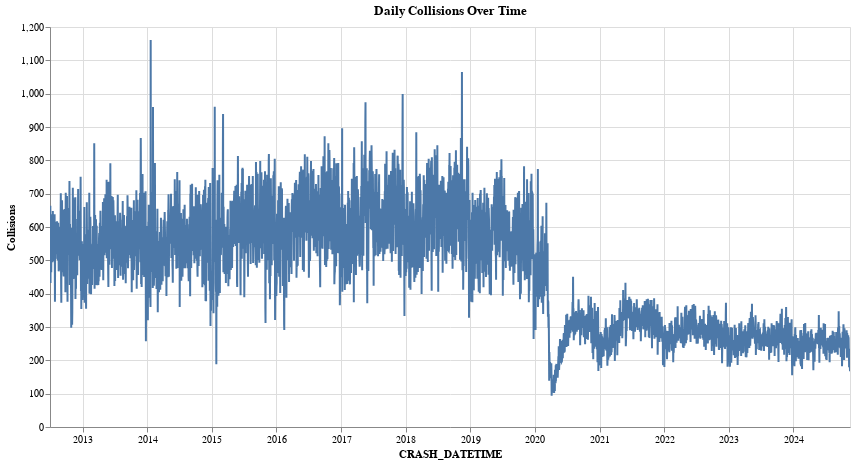

Notebook source saved alongside this figure:
### Code cell
# Resample data to get daily collision counts
df_timeseries = df.set_index('CRASH_DATETIME').resample('D').size().reset_index(name='Collisions')

# Create Altair line chart
timeseries_chart = alt.Chart(df_timeseries).mark_line().encode(
    x='CRASH_DATETIME:T',
    y='Collisions:Q',
    tooltip=['CRASH_DATETIME', 'Collisions']
).properties(
    width=800,
    height=400,
    title='Daily Collisions Over Time'
).interactive()

timeseries_chart

### Figure 1 — Vega-Lite specification as saved in the notebook (floating-point values rounded to 4 significant figures; data arrays with more than 128 entries replaced by an {"elided": "..."} marker saying what was removed)
{"config": {"view": {"continuousWidth": 300, "continuousHeight": 300}}, "data": {"name": "data-bfd2ef83181a198d902592c20f35a2a3"}, "mark": {"type": "line"}, "encoding": {"tooltip": [{"field": "CRASH_DATETIME", "type": "temporal"}, {"field": "Collisions", "type": "quantitative"}], "x": {"field": "CRASH_DATETIME", "type": "temporal"}, "y": {"field": "Collisions", "type": "quantitative"}}, "height": 400, "params": [{"name": "param_1", "select": {"type": "interval", "encodings": ["x", "y"]}, "bind": "scales"}], "title": "Daily Collisions Over Time", "width": 800, "$schema": "https://vega.github.io/schema/vega-lite/v5.20.1.json", "datasets": {"data-bfd2ef83181a198d902592c20f35a2a3": {"elided": "4522 records"}}}
